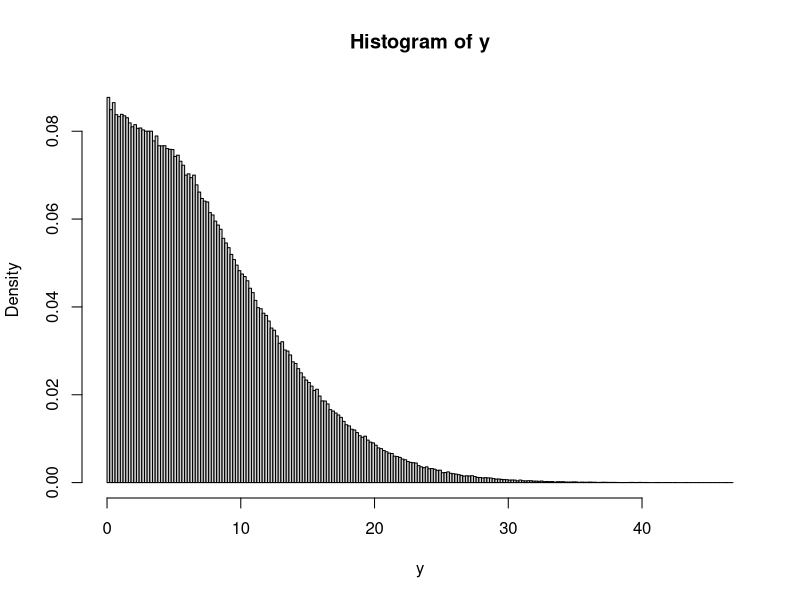

Here is the R script that generated this plot:
## ---- chunk 1
1 + 1
## ---- chunk 2
#| echo: false
2 * 2
## ---- chunk 3

g <- function(x,mu=0,std=10){
  if (x>=0){
    return(2*dnorm(x,sd=std))
  }
  else{
    return(0)
  }
}

mh_demi_gauss <- function(lambda1,sigma0=10^6,std_k,N,theta0){
  # On utilise un kernel gaussien
  log_theta <- log(theta0)
  lambda2 = c(1:N)
  i <- 0
  while (i < N){
    epsilon <- rnorm(n=1,mean=0,sd= std_k)
    log_prop <- log_theta +epsilon
    prop <- exp(log_prop)
    theta <- exp(log_theta)
    alpha <- prop * g(prop) / (theta * g(theta))
    u <- runif(n=1,0,1)
    if (u<=alpha){
      i <- i+1
      lambda2[i] <- (prop)+lambda1
      log_theta <- log_prop
    }
    
  }
  return(lambda2)
  
}
## ---- chunk 4
y=mh_demi_gauss(0,sigma0=5,0.5,1000000,5)
## ---- chunk 5
hist(y, probability = TRUE, breaks=200)
